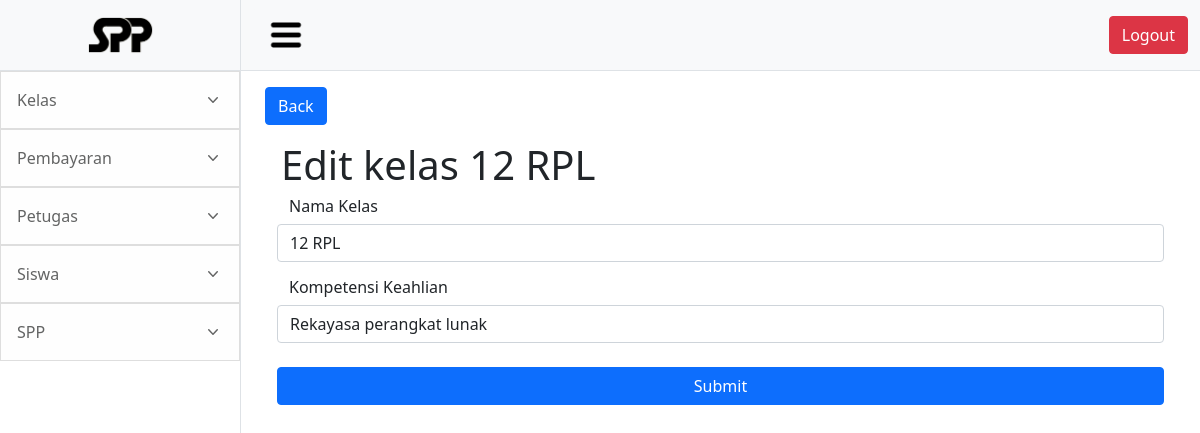
The page /index/kelas/EditKelas.php?id=1 on the database its author committed.
### tables this page shows
CREATE TABLE `kelas` (
  `id_kelas` int(11) NOT NULL,
  `nama_kelas` varchar(10) NOT NULL,
  `kompetensi_keahlian` varchar(50) NOT NULL
);

### index/kelas/EditKelas.php (the view, shortened to what this page needs)
<?php
include 'api/koneksi.php';
  if (isset($_GET['id'])) {
    $id = ($_GET["id"]);
    $query = "SELECT * FROM kelas WHERE id_kelas='$id'";
    $result = mysqli_query($kon, $query);
    $data = mysqli_fetch_assoc($result);
  } else {
    echo "<script>alert('Masukkan data id.');window.location='index.php';</script>";
  }
  ?>
<!DOCTYPE html>
<html lang="en">
    <head>
    <?php
            include('../../components/header.php')
            ?>
    </head>
    <body>
        <div class="d-flex" id="wrapper">
            <?php
            include('../../components/sidebar.php')
            ?>
                <div class="container-fluid">
                <form method="post" action="api/EditData.php">
                    <div class="container">
                    <a class="btn btn-primary mt-3" href="kelas.php" role="button">Back</a>
                        <div class="card-body">
                        <h1>Edit kelas <?php echo $data['nama_kelas']; ?></h1>
                            <div class="card-text m-2">
                                <div class="form-group mb-3">
                                    <div class="row">
                                        <div class="h6">Nama Kelas</div>
                                        <input type="text" name="Data2" value="<?php echo $data['nama_kelas']; ?>" class="form-control col-md-8">
                                    </div>
                                </div>
                                <div class="form-group mb-4">
                                    <div class="row">
                                        <div class="h6">Kompetensi Keahlian</div>
                                        <input type="text" name="Data3" value="<?php echo $data['kompetensi_keahlian']; ?>" class="form-control col-md-8">
                                    </div>
                                </div>
                                <div class="form-group">
                                    <div class="row">
                                        <input href="siswa.php" type="submit" class="btn btn-primary">
                                    </div>
                                </div>
                            </form>
                </div>
            </div>
        </div>
    </body>
</html>

### rows shown on the page
kelas: nama_kelas "12 RPL", Data2 "12 RPL", Data3 "Rekayasa perangkat lunak"
